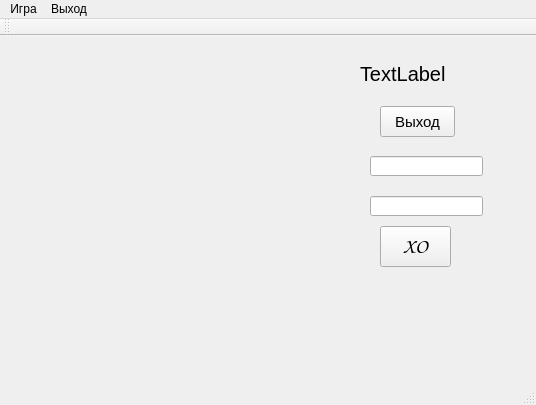
<?xml version="1.0" encoding="UTF-8"?>
<ui version="4.0">
 <class>MainWindow</class>
 <widget class="QMainWindow" name="MainWindow">
  <property name="geometry">
   <rect>
    <x>0</x>
    <y>0</y>
    <width>536</width>
    <height>405</height>
   </rect>
  </property>
  <property name="windowTitle">
   <string>Игра Крестики-Нолики</string>
  </property>
  <widget class="QWidget" name="centralWidget">
   <widget class="QLabel" name="moveLabel">
    <property name="geometry">
     <rect>
      <x>360</x>
      <y>30</y>
      <width>91</width>
      <height>16</height>
     </rect>
    </property>
    <property name="font">
     <font>
      <pointsize>15</pointsize>
     </font>
    </property>
    <property name="text">
     <string>TextLabel</string>
    </property>
   </widget>
   <widget class="QPushButton" name="exitButton">
    <property name="geometry">
     <rect>
      <x>380</x>
      <y>70</y>
      <width>75</width>
      <height>31</height>
     </rect>
    </property>
    <property name="font">
     <font>
      <pointsize>11</pointsize>
     </font>
    </property>
    <property name="text">
     <string>Выход</string>
    </property>
   </widget>
   <widget class="QLineEdit" name="lineEdit_1">
    <property name="geometry">
     <rect>
      <x>370</x>
      <y>120</y>
      <width>113</width>
      <height>20</height>
     </rect>
    </property>
   </widget>
   <widget class="QLineEdit" name="lineEdit_2">
    <property name="geometry">
     <rect>
      <x>370</x>
      <y>160</y>
      <width>113</width>
      <height>20</height>
     </rect>
    </property>
   </widget>
   <widget class="QPushButton" name="fontPrototypeButton">
    <property name="enabled">
     <bool>true</bool>
    </property>
    <property name="geometry">
     <rect>
      <x>380</x>
      <y>190</y>
      <width>71</width>
      <height>41</height>
     </rect>
    </property>
    <property name="font">
     <font>
      <family>Comic Sans MS</family>
      <pointsize>16</pointsize>
     </font>
    </property>
    <property name="text">
     <string>XO</string>
    </property>
   </widget>
  </widget>
  <widget class="QMenuBar" name="menuBar">
   <property name="geometry">
    <rect>
     <x>0</x>
     <y>0</y>
     <width>536</width>
     <height>21</height>
    </rect>
   </property>
   <widget class="QMenu" name="exitMenu">
    <property name="focusPolicy">
     <enum>Qt::ClickFocus</enum>
    </property>
    <property name="title">
     <string>Выход</string>
    </property>
    <addaction name="exitAction"/>
   </widget>
   <widget class="QMenu" name="gameMenu">
    <property name="title">
     <string>Игра</string>
    </property>
    <addaction name="newGameAction"/>
    <addaction name="saveGameAction"/>
    <addaction name="loadGameAction"/>
   </widget>
   <addaction name="gameMenu"/>
   <addaction name="exitMenu"/>
  </widget>
  <widget class="QToolBar" name="mainToolBar">
   <attribute name="toolBarArea">
    <enum>TopToolBarArea</enum>
   </attribute>
   <attribute name="toolBarBreak">
    <bool>false</bool>
   </attribute>
  </widget>
  <widget class="QStatusBar" name="statusBar"/>
  <action name="exitAction">
   <property name="text">
    <string>Выход из программы</string>
   </property>
  </action>
  <action name="newGameAction">
   <property name="text">
    <string>Новая игра</string>
   </property>
  </action>
  <action name="saveGameAction">
   <property name="text">
    <string>Сохранить игру</string>
   </property>
  </action>
  <action name="loadGameAction">
   <property name="text">
    <string>Загрузить игру</string>
   </property>
  </action>
 </widget>
 <layoutdefault spacing="6" margin="11"/>
 <resources/>
 <connections>
  <connection>
   <sender>exitAction</sender>
   <signal>triggered()</signal>
   <receiver>MainWindow</receiver>
   <slot>close()</slot>
   <hints>
    <hint type="sourcelabel">
     <x>-1</x>
     <y>-1</y>
    </hint>
    <hint type="destinationlabel">
     <x>267</x>
     <y>202</y>
    </hint>
   </hints>
  </connection>
  <connection>
   <sender>exitButton</sender>
   <signal>clicked()</signal>
   <receiver>MainWindow</receiver>
   <slot>close()</slot>
   <hints>
    <hint type="sourcelabel">
     <x>447</x>
     <y>124</y>
    </hint>
    <hint type="destinationlabel">
     <x>267</x>
     <y>202</y>
    </hint>
   </hints>
  </connection>
  <connection>
   <sender>exitButton</sender>
   <signal>clicked()</signal>
   <receiver>MainWindow</receiver>
   <slot>slot2()</slot>
   <hints>
    <hint type="sourcelabel">
     <x>447</x>
     <y>124</y>
    </hint>
    <hint type="destinationlabel">
     <x>267</x>
     <y>202</y>
    </hint>
   </hints>
  </connection>
  <connection>
   <sender>exitButton</sender>
   <signal>clicked()</signal>
   <receiver>MainWindow</receiver>
   <slot>slot1()</slot>
   <hints>
    <hint type="sourcelabel">
     <x>447</x>
     <y>124</y>
    </hint>
    <hint type="destinationlabel">
     <x>267</x>
     <y>202</y>
    </hint>
   </hints>
  </connection>
  <connection>
   <sender>saveGameAction</sender>
   <signal>triggered()</signal>
   <receiver>MainWindow</receiver>
   <slot>saveGame()</slot>
   <hints>
    <hint type="sourcelabel">
     <x>-1</x>
     <y>-1</y>
    </hint>
    <hint type="destinationlabel">
     <x>267</x>
     <y>202</y>
    </hint>
   </hints>
  </connection>
 </connections>
 <slots>
  <slot>slot1()</slot>
  <slot>slot2()</slot>
  <slot>slotUpdate()</slot>
  <slot>saveGame()</slot>
  <slot>newGame()</slot>
  <slot>loadGame()</slot>
 </slots>
</ui>
